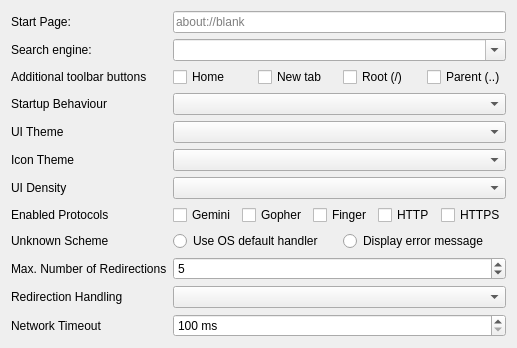
     <widget class="QWidget" name="generic">
      <attribute name="icon">
       <iconset theme="settings">
        <normaloff>.</normaloff>.</iconset>
      </attribute>
      <attribute name="title">
       <string>Generic</string>
      </attribute>
      <layout class="QFormLayout" name="formLayout">
       <item row="0" column="0">
        <widget class="QLabel" name="label_14">
         <property name="text">
          <string>Start Page:</string>
         </property>
        </widget>
       </item>
       <item row="0" column="1">
        <widget class="QLineEdit" name="start_page">
         <property name="placeholderText">
          <string>about://blank</string>
         </property>
        </widget>
       </item>
       <item row="1" column="0">
        <widget class="QLabel" name="label_40">
         <property name="text">
          <string>Search engine:</string>
         </property>
        </widget>
       </item>
       <item row="1" column="1">
        <widget class="QComboBox" name="search_engine">
         <property name="editable">
          <bool>true</bool>
         </property>
        </widget>
       </item>
       <item row="2" column="0">
        <widget class="QLabel" name="label_29">
         <property name="text">
          <string>Additional toolbar buttons</string>
         </property>
        </widget>
       </item>
       <item row="2" column="1">
        <layout class="QHBoxLayout" name="horizontalLayout_99">
         <item>
          <widget class="QCheckBox" name="enable_home_btn">
           <property name="text">
            <string>Home</string>
           </property>
          </widget>
         </item>
         <item>
          <widget class="QCheckBox" name="enable_newtab_btn">
           <property name="text">
            <string>New tab</string>
           </property>
          </widget>
         </item>
         <item>
          <widget class="QCheckBox" name="enable_root_btn">
           <property name="text">
            <string>Root (/)</string>
           </property>
          </widget>
         </item>
         <item>
          <widget class="QCheckBox" name="enable_parent_btn">
           <property name="text">
            <string>Parent (..)</string>
           </property>
          </widget>
         </item>
        </layout>
       </item>
       <item row="3" column="0">
        <widget class="QLabel" name="label_19">
         <property name="text">
          <string>Startup Behaviour</string>
         </property>
        </widget>
       </item>
       <item row="3" column="1">
        <widget class="QComboBox" name="session_restore_behaviour"/>
       </item>
       <item row="4" column="0">
        <widget class="QLabel" name="label_15">
         <property name="text">
          <string>UI Theme</string>
         </property>
        </widget>
       </item>
       <item row="4" column="1">
        <widget class="QComboBox" name="ui_theme"/>
       </item>
       <item row="5" column="0">
        <widget class="QLabel" name="label_34">
         <property name="text">
          <string>Icon Theme</string>
         </property>
        </widget>
       </item>
       <item row="5" column="1">
        <widget class="QComboBox" name="icon_theme"/>
       </item>
       <item row="6" column="0">
        <widget class="QLabel" name="label_1">
         <property name="text">
          <string>UI Density</string>
         </property>
        </widget>
       </item>
       <item row="6" column="1">
        <widget class="QComboBox" name="ui_density"/>
       </item>
       <item row="7" column="0">
        <widget class="QLabel" name="label_16">
         <property name="text">
          <string>Enabled Protocols</string>
         </property>
        </widget>
       </item>
       <item row="7" column="1">
        <layout class="QHBoxLayout" name="horizontalLayout">
         <item>
          <widget class="QCheckBox" name="enable_gemini">
           <property name="text">
            <string>Gemini</string>
           </property>
          </widget>
         </item>
         <item>
          <widget class="QCheckBox" name="enable_gopher">
           <property name="enabled">
            <bool>true</bool>
           </property>
           <property name="text">
            <string>Gopher</string>
           </property>
          </widget>
         </item>
         <item>
          <widget class="QCheckBox" name="enable_finger">
           <property name="enabled">
            <bool>true</bool>
           </property>
           <property name="text">
            <string>Finger</string>
           </property>
          </widget>
         </item>
         <item>
          <widget class="QCheckBox" name="enable_http">
           <property name="text">
            <string>HTTP</string>
           </property>
          </widget>
         </item>
         <item>
          <widget class="QCheckBox" name="enable_https">
           <property name="text">
            <string>HTTPS</string>
           </property>
          </widget>
         </item>
        </layout>
       </item>
       <item row="8" column="0">
        <widget class="QLabel" name="label_22">
         <property name="text">
          <string>Unknown Scheme</string>
         </property>
        </widget>
       </item>
       <item row="8" column="1">
        <layout class="QHBoxLayout" name="horizontalLayout_7">
         <item>
          <widget class="QRadioButton" name="scheme_os_default">
           <property name="text">
            <string>Use OS default handler</string>
           </property>
           <attribute name="buttonGroup">
            <string notr="true">buttonGroup</string>
           </attribute>
          </widget>
         </item>
         <item>
          <widget class="QRadioButton" name="scheme_error">
           <property name="text">
            <string>Display error message</string>
           </property>
           <attribute name="buttonGroup">
            <string notr="true">buttonGroup</string>
           </attribute>
          </widget>
         </item>
        </layout>
       </item>
       <item row="9" column="0">
        <widget class="QLabel" name="label_26">
         <property name="text">
          <string>Max. Number of Redirections</string>
         </property>
        </widget>
       </item>
       <item row="9" column="1">
        <widget class="QSpinBox" name="max_redirects">
         <property name="value">
          <number>5</number>
         </property>
        </widget>
       </item>
       <item row="10" column="0">
        <widget class="QLabel" name="label_27">
         <property name="text">
          <string>Redirection Handling</string>
         </property>
        </widget>
       </item>
       <item row="10" column="1">
        <widget class="QComboBox" name="redirection_mode"/>
       </item>
       <item row="11" column="0">
        <widget class="QLabel" name="label_28">
         <property name="text">
          <string>Network Timeout</string>
         </property>
        </widget>
       </item>
       <item row="11" column="1">
        <widget class="QSpinBox" name="network_timeout">
         <property name="suffix">
          <string> ms</string>
         </property>
         <property name="minimum">
          <number>100</number>
         </property>
         <property name="maximum">
          <number>90000</number>
         </property>
        </widget>
       </item>
      </layout>
     </widget>
